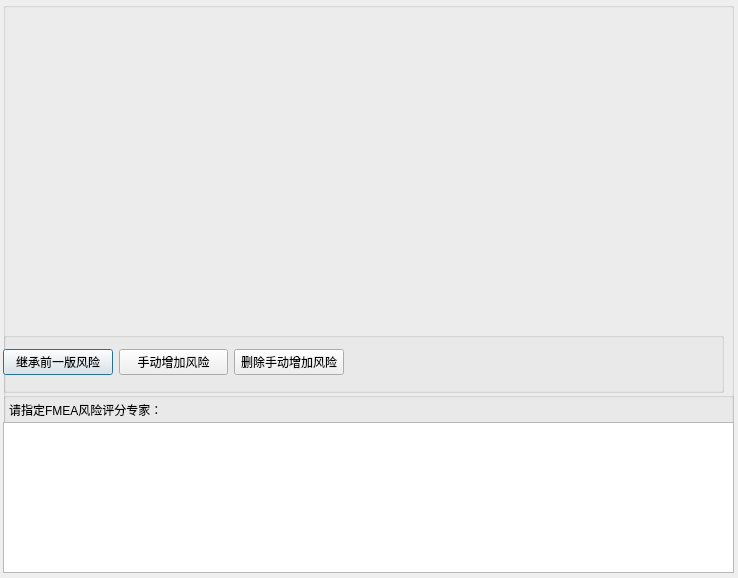
<?xml version="1.0" encoding="UTF-8"?>
<ui version="4.0">
 <class>RaskGrade</class>
 <widget class="QDialog" name="RaskGrade">
  <property name="geometry">
   <rect>
    <x>0</x>
    <y>0</y>
    <width>738</width>
    <height>578</height>
   </rect>
  </property>
  <property name="windowTitle">
   <string>Dialog</string>
  </property>
  <property name="windowIcon">
   <iconset resource="../qrc/Top.qrc">
    <normaloff>:/new/wl/Logo_ico.png</normaloff>:/new/wl/Logo_ico.png</iconset>
  </property>
  <widget class="QGroupBox" name="groupBox">
   <property name="geometry">
    <rect>
     <x>3</x>
     <y>2</y>
     <width>731</width>
     <height>571</height>
    </rect>
   </property>
   <property name="title">
    <string/>
   </property>
   <widget class="QGroupBox" name="groupBox_2">
    <property name="geometry">
     <rect>
      <x>0</x>
      <y>330</y>
      <width>721</width>
      <height>61</height>
     </rect>
    </property>
    <property name="title">
     <string/>
    </property>
    <widget class="QWidget" name="horizontalLayoutWidget">
     <property name="geometry">
      <rect>
       <x>0</x>
       <y>10</y>
       <width>341</width>
       <height>41</height>
      </rect>
     </property>
     <layout class="QHBoxLayout" name="horizontalLayout">
      <item>
       <widget class="QPushButton" name="pbInheritRask">
        <property name="text">
         <string>继承前一版风险</string>
        </property>
       </widget>
      </item>
      <item>
       <widget class="QPushButton" name="pbHandAddRask">
        <property name="text">
         <string>手动增加风险</string>
        </property>
       </widget>
      </item>
      <item>
       <widget class="QPushButton" name="pbDelHandRask">
        <property name="text">
         <string>删除手动增加风险</string>
        </property>
       </widget>
      </item>
     </layout>
    </widget>
   </widget>
   <widget class="QGroupBox" name="groupBox_3">
    <property name="geometry">
     <rect>
      <x>0</x>
      <y>390</y>
      <width>731</width>
      <height>181</height>
     </rect>
    </property>
    <property name="title">
     <string/>
    </property>
    <widget class="QLabel" name="label">
     <property name="geometry">
      <rect>
       <x>6</x>
       <y>10</y>
       <width>161</width>
       <height>16</height>
      </rect>
     </property>
     <property name="text">
      <string>请指定FMEA风险评分专家：</string>
     </property>
    </widget>
    <widget class="QPlainTextEdit" name="plainTextEditExpertList">
     <property name="geometry">
      <rect>
       <x>0</x>
       <y>30</y>
       <width>731</width>
       <height>151</height>
      </rect>
     </property>
    </widget>
   </widget>
  </widget>
 </widget>
 <resources>
  <include location="../qrc/Top.qrc"/>
 </resources>
 <connections/>
</ui>
